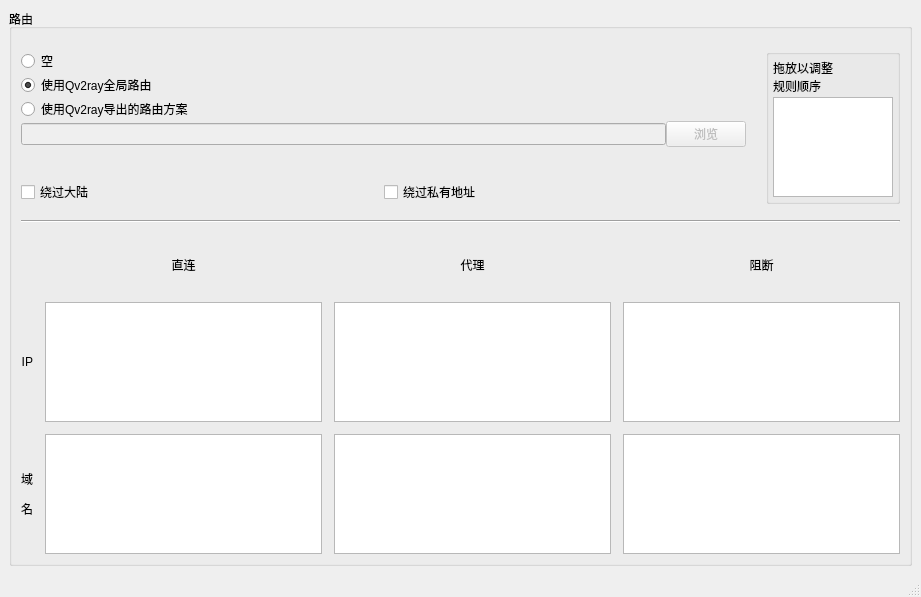
<?xml version="1.0" encoding="UTF-8"?>
<ui version="4.0">
 <class>scratch</class>
 <widget class="QMainWindow" name="scratch">
  <property name="geometry">
   <rect>
    <x>0</x>
    <y>0</y>
    <width>921</width>
    <height>597</height>
   </rect>
  </property>
  <property name="windowTitle">
   <string>scratch</string>
  </property>
  <widget class="QWidget" name="centralwidget">
   <layout class="QHBoxLayout" name="horizontalLayout_3">
    <item>
     <widget class="QGroupBox" name="groupBox_2">
      <property name="title">
       <string>路由</string>
      </property>
      <layout class="QGridLayout" name="gridLayout_3">
       <property name="topMargin">
        <number>20</number>
       </property>
       <property name="horizontalSpacing">
        <number>20</number>
       </property>
       <property name="verticalSpacing">
        <number>16</number>
       </property>
       <item row="3" column="0" colspan="2">
        <layout class="QGridLayout" name="gridLayout">
         <property name="spacing">
          <number>12</number>
         </property>
         <item row="0" column="1">
          <widget class="QLabel" name="label">
           <property name="text">
            <string>直连</string>
           </property>
           <property name="alignment">
            <set>Qt::AlignCenter</set>
           </property>
          </widget>
         </item>
         <item row="0" column="2">
          <widget class="QLabel" name="label_2">
           <property name="text">
            <string>代理</string>
           </property>
           <property name="alignment">
            <set>Qt::AlignCenter</set>
           </property>
          </widget>
         </item>
         <item row="0" column="3">
          <widget class="QLabel" name="label_3">
           <property name="text">
            <string>阻断</string>
           </property>
           <property name="alignment">
            <set>Qt::AlignCenter</set>
           </property>
          </widget>
         </item>
         <item row="1" column="0">
          <widget class="QLabel" name="label_10">
           <property name="sizePolicy">
            <sizepolicy hsizetype="Fixed" vsizetype="Preferred">
             <horstretch>0</horstretch>
             <verstretch>0</verstretch>
            </sizepolicy>
           </property>
           <property name="text">
            <string>IP</string>
           </property>
           <property name="alignment">
            <set>Qt::AlignRight|Qt::AlignTrailing|Qt::AlignVCenter</set>
           </property>
          </widget>
         </item>
         <item row="1" column="1">
          <widget class="QPlainTextEdit" name="txtRulesIp">
           <property name="maximumSize">
            <size>
             <width>16777215</width>
             <height>120</height>
            </size>
           </property>
           <property name="plainText">
            <string/>
           </property>
          </widget>
         </item>
         <item row="1" column="2">
          <widget class="QPlainTextEdit" name="txtRulesIp_2">
           <property name="maximumSize">
            <size>
             <width>16777215</width>
             <height>120</height>
            </size>
           </property>
           <property name="plainText">
            <string/>
           </property>
          </widget>
         </item>
         <item row="1" column="3">
          <widget class="QPlainTextEdit" name="txtRulesIp_3">
           <property name="maximumSize">
            <size>
             <width>16777215</width>
             <height>120</height>
            </size>
           </property>
           <property name="plainText">
            <string/>
           </property>
          </widget>
         </item>
         <item row="2" column="0">
          <widget class="QLabel" name="label_5">
           <property name="sizePolicy">
            <sizepolicy hsizetype="Fixed" vsizetype="Preferred">
             <horstretch>0</horstretch>
             <verstretch>0</verstretch>
            </sizepolicy>
           </property>
           <property name="text">
            <string>&lt;html&gt;&lt;head/&gt;&lt;body&gt;&lt;p&gt;域&lt;/p&gt;&lt;p&gt;名&lt;/p&gt;&lt;/body&gt;&lt;/html&gt;</string>
           </property>
           <property name="alignment">
            <set>Qt::AlignRight|Qt::AlignTrailing|Qt::AlignVCenter</set>
           </property>
          </widget>
         </item>
         <item row="2" column="1">
          <widget class="QPlainTextEdit" name="txtRulesDomain">
           <property name="maximumSize">
            <size>
             <width>16777215</width>
             <height>120</height>
            </size>
           </property>
           <property name="plainText">
            <string/>
           </property>
          </widget>
         </item>
         <item row="2" column="2">
          <widget class="QPlainTextEdit" name="txtRulesDomain_2">
           <property name="maximumSize">
            <size>
             <width>16777215</width>
             <height>120</height>
            </size>
           </property>
           <property name="plainText">
            <string/>
           </property>
          </widget>
         </item>
         <item row="2" column="3">
          <widget class="QPlainTextEdit" name="txtRulesDomain_3">
           <property name="maximumSize">
            <size>
             <width>16777215</width>
             <height>120</height>
            </size>
           </property>
           <property name="plainText">
            <string/>
           </property>
          </widget>
         </item>
        </layout>
       </item>
       <item row="0" column="1" rowspan="2">
        <widget class="QGroupBox" name="groupBoxRouteTypeOrder">
         <property name="sizePolicy">
          <sizepolicy hsizetype="Fixed" vsizetype="Preferred">
           <horstretch>0</horstretch>
           <verstretch>0</verstretch>
          </sizepolicy>
         </property>
         <property name="title">
          <string/>
         </property>
         <layout class="QVBoxLayout" name="verticalLayout_3">
          <property name="spacing">
           <number>2</number>
          </property>
          <property name="leftMargin">
           <number>4</number>
          </property>
          <property name="topMargin">
           <number>4</number>
          </property>
          <property name="rightMargin">
           <number>4</number>
          </property>
          <property name="bottomMargin">
           <number>4</number>
          </property>
          <item>
           <widget class="QLabel" name="labHintDragRules">
            <property name="sizePolicy">
             <sizepolicy hsizetype="Preferred" vsizetype="Minimum">
              <horstretch>0</horstretch>
              <verstretch>0</verstretch>
             </sizepolicy>
            </property>
            <property name="text">
             <string>&lt;html&gt;&lt;head/&gt;&lt;body&gt;&lt;p&gt;拖放以调整&lt;br/&gt;规则顺序&lt;/p&gt;&lt;/body&gt;&lt;/html&gt;</string>
            </property>
            <property name="alignment">
             <set>Qt::AlignBottom|Qt::AlignLeading|Qt::AlignLeft</set>
            </property>
           </widget>
          </item>
          <item>
           <widget class="QListWidget" name="listRouteTypes">
            <property name="maximumSize">
             <size>
              <width>120</width>
              <height>100</height>
             </size>
            </property>
            <property name="editTriggers">
             <set>QAbstractItemView::NoEditTriggers</set>
            </property>
            <property name="dragEnabled">
             <bool>true</bool>
            </property>
            <property name="dragDropOverwriteMode">
             <bool>false</bool>
            </property>
            <property name="dragDropMode">
             <enum>QAbstractItemView::DragDrop</enum>
            </property>
            <property name="defaultDropAction">
             <enum>Qt::MoveAction</enum>
            </property>
           </widget>
          </item>
         </layout>
        </widget>
       </item>
       <item row="1" column="0">
        <layout class="QHBoxLayout" name="horizontalLayout_2">
         <property name="topMargin">
          <number>8</number>
         </property>
         <item>
          <widget class="QCheckBox" name="chkBypassCN">
           <property name="text">
            <string>绕过大陆</string>
           </property>
          </widget>
         </item>
         <item>
          <widget class="QCheckBox" name="chkBypassLAN">
           <property name="text">
            <string>绕过私有地址</string>
           </property>
          </widget>
         </item>
        </layout>
       </item>
       <item row="0" column="0">
        <layout class="QVBoxLayout" name="verticalLayout_4">
         <item>
          <widget class="QRadioButton" name="rbtnNoRouteSettings">
           <property name="text">
            <string>空</string>
           </property>
           <property name="checked">
            <bool>false</bool>
           </property>
          </widget>
         </item>
         <item>
          <widget class="QRadioButton" name="rbtnUseQvRouteSettings">
           <property name="text">
            <string>使用Qv2ray全局路由</string>
           </property>
           <property name="checked">
            <bool>true</bool>
           </property>
          </widget>
         </item>
         <item>
          <widget class="QRadioButton" name="rbtnImportQvRouteSettings">
           <property name="text">
            <string>使用Qv2ray导出的路由方案</string>
           </property>
          </widget>
         </item>
         <item>
          <widget class="QWidget" name="widgetQvExportedRouteBrwsPane" native="true">
           <property name="enabled">
            <bool>false</bool>
           </property>
           <layout class="QHBoxLayout" name="horizontalLayout">
            <property name="spacing">
             <number>0</number>
            </property>
            <property name="leftMargin">
             <number>0</number>
            </property>
            <property name="topMargin">
             <number>0</number>
            </property>
            <property name="rightMargin">
             <number>0</number>
            </property>
            <property name="bottomMargin">
             <number>8</number>
            </property>
            <item>
             <widget class="QLineEdit" name="editQvExportedRouteSettings"/>
            </item>
            <item>
             <widget class="QPushButton" name="btnBrwsQvExportedRouteSettings">
              <property name="text">
               <string>浏览</string>
              </property>
             </widget>
            </item>
           </layout>
          </widget>
         </item>
        </layout>
       </item>
       <item row="2" column="0" colspan="2">
        <widget class="Line" name="line">
         <property name="orientation">
          <enum>Qt::Horizontal</enum>
         </property>
        </widget>
       </item>
      </layout>
     </widget>
    </item>
   </layout>
  </widget>
  <widget class="QMenuBar" name="menubar">
   <property name="geometry">
    <rect>
     <x>0</x>
     <y>0</y>
     <width>921</width>
     <height>26</height>
    </rect>
   </property>
  </widget>
  <widget class="QStatusBar" name="statusbar"/>
 </widget>
 <resources/>
 <connections/>
</ui>
